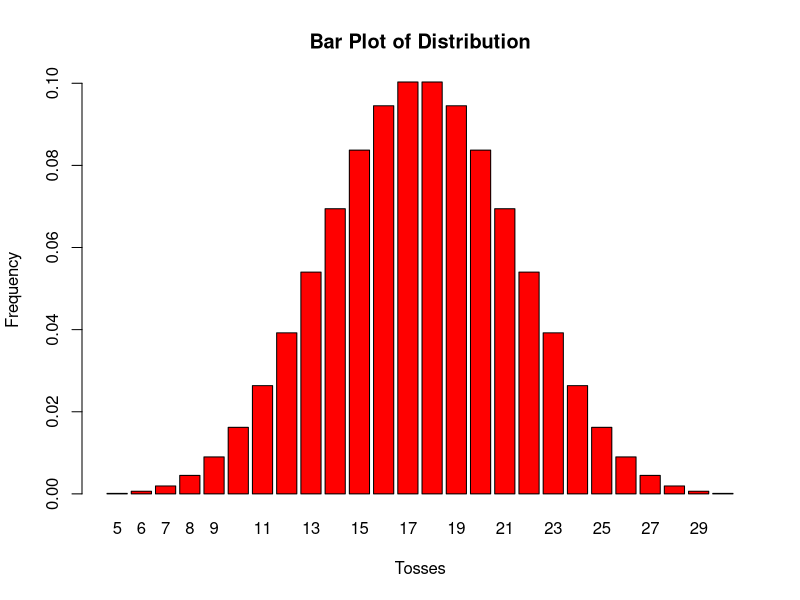
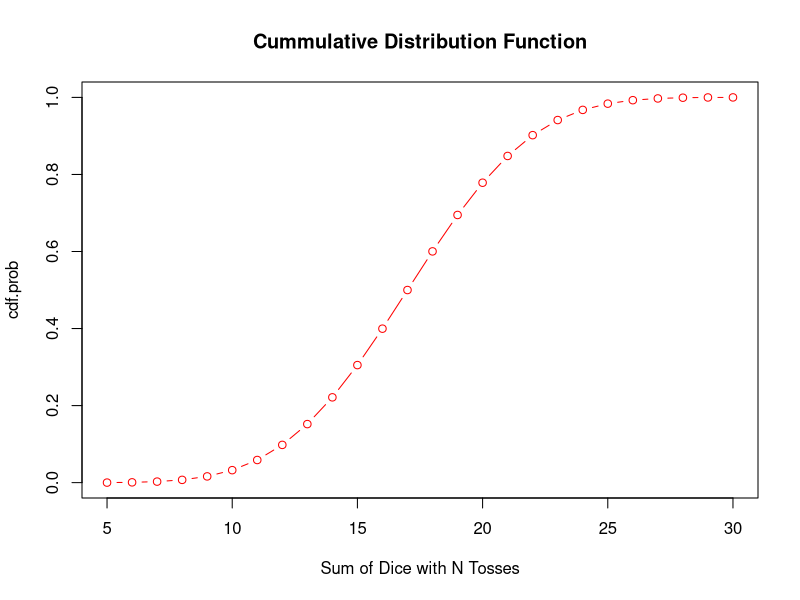
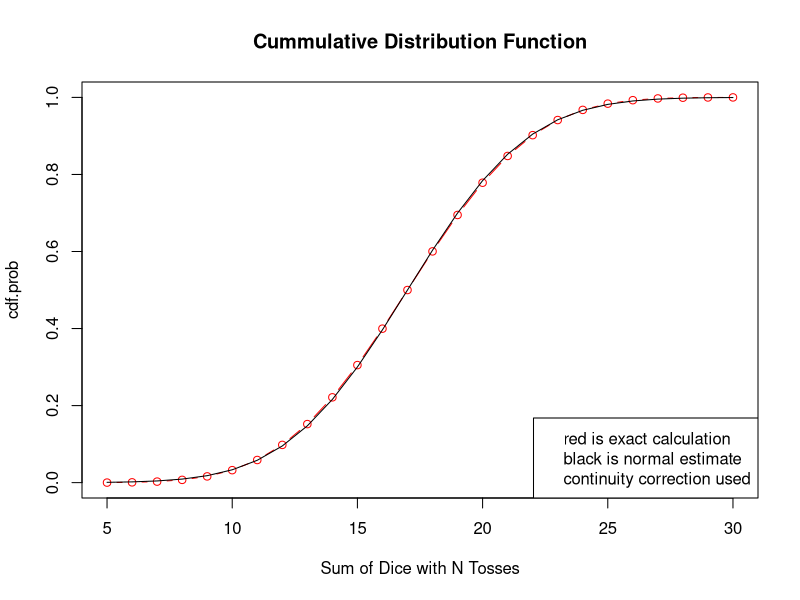
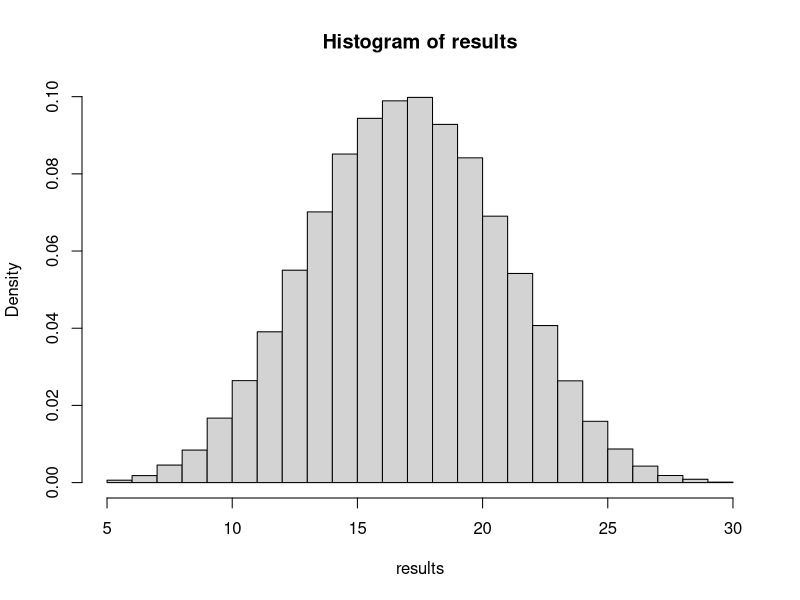
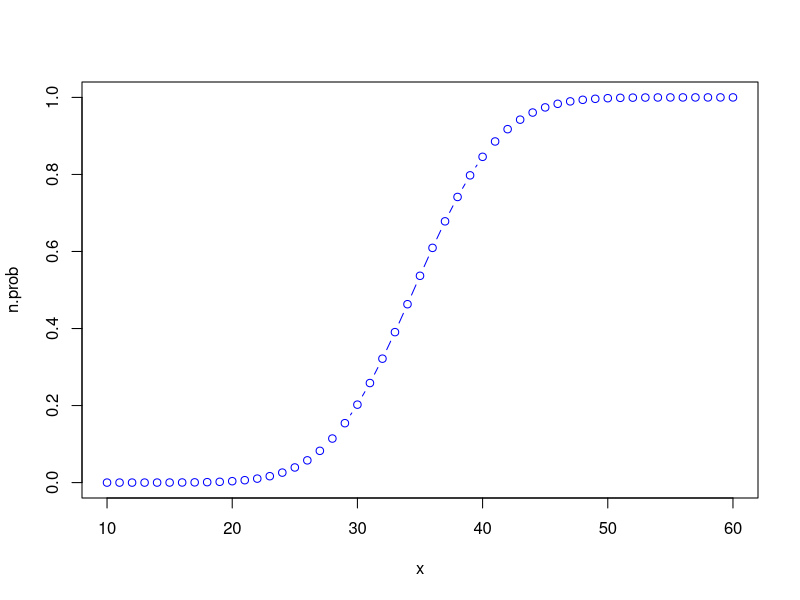
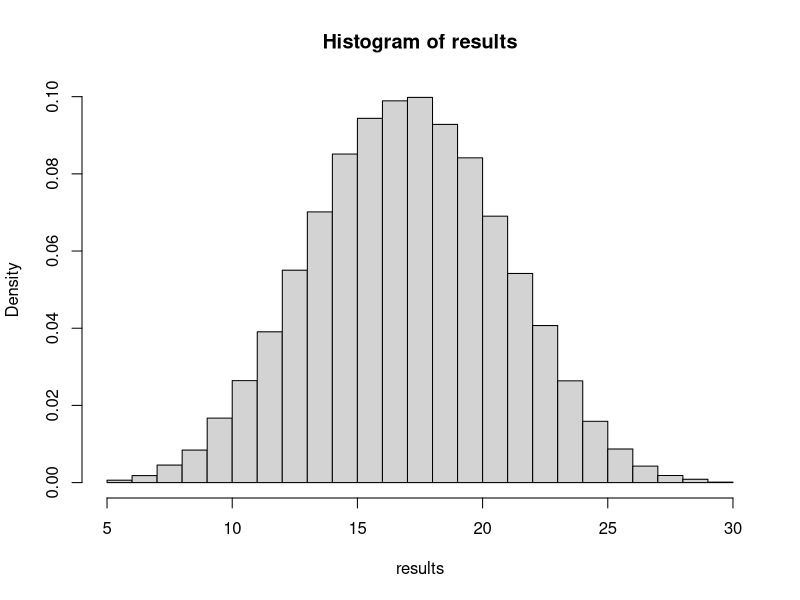

Reproduce these figures in R, in order.
# Based on the paper "The Probability Distribution of the Sum of Several Dice:
# Slot Applications" by Ashok K. Singh\ Rohan J. Dalpatadu\ Anthony F. Lucas
# http://digitalscholarship.unlv.edu/cgi/viewcontent.cgi?article=1025&context=grrj

#===============================================================================
# Recursive function for determining probability distribution.
# Based on rolling a die. # Computes probability of sum of rolls.

dies <- function(j, m){
  
  # dies() returns the probability of m given j.
  # j is number of rolls and m is the sum.
  
  if (j <= 1 & m <= 6){
    sum = 1/6
  }
  else if (m < j | m > 6*j){
    sum <- 0
  }
  else {
    sum <- 0
    limit <- min(m-1, 6)
    for (k in 1:limit){
      sum <- sum + dies(j-1, m-k)/6}
  }
  return(sum)
}

#===============================================================================
# This next portion calculates the distribution of outcome frequencies for N rolls.
# Impossible outcomes are scored as zero frequency.  Keep N fixed for next series.
# Note that the minimum sum for N rolls is N and the maximum sum is 6*N.

prob <- numeric(0)
N <- 5
i <- 1
for (k in seq(from = N,to = N*6, by = 1))
{
  prob[i] <- dies(N,k)
  i <- i + 1
}

# To determine the number of different combinations that can produce a particular
# sum, we must multiple the probability of a particular sum by the total number of
# possible sequences in the sample space which is 6^N.  For example, with five rolls
# there is one sequence that produces a sum of 5 and one that produces a sum of
# 30.  However, there are 780 sequences that produce a sum of 17 and another 780
# sequences that produce a sum of 18.

prob*6^N

#===============================================================================
# This shows the probability distribution as a function of number of rolls.

x <- seq(from = N, to = N*6, by = 1)
toss <- factor(x)
barplot(prob, col="red", main = "Bar Plot of Distribution",
        names.arg = toss, xlab = "Tosses", ylab = "Frequency")

# This calculates then plots the cummulative distribution function.

cdf.prob <- cumsum(prob)
plot(x, cdf.prob, xlab = "Sum of Dice with N Tosses",
     main = "Cummulative Distribution Function", col = "red", type = "b")
# This gives the probability of a sum of 20 or more.

1 - cdf.prob[20-N]
#===============================================================================

# Due to longer computation times with more dies, the normal approximation may
# be used to estimate tail probabilities.  The following investigates this possibility.

# The expected value of a sum is 3.5*N.  The variance is 5/6*(3.5*N).  These results
# are determined from the moment generating function shown in the cited paper.

# The following uses the normal approximation to estimate the cdf.  Note the use
# of the continuity correction +0.5.

# First we demonstrate the formulas for the mean and standard deviation are right.
3.5*N
sqrt((5/6)*3.5*N)

m.sum <- sum(x*prob)
std <- sqrt(sum(x*x*prob) - (sum(x*prob))^2)
m.sum
std

#===============================================================================
z <- (x + 0.5 - m.sum)/std
n.prob <- pnorm(z,0,1,lower.tail = TRUE)

# This plots the exact cdf along with the estimated cdf.

plot(x, cdf.prob, xlab = "Sum of Dice with N Tosses",
     main = "Cummulative Distribution Function", col = "red", type = "b")
lines(x, n.prob)
legend("bottomright", legend = c("red is exact calculation", "black is normal estimate",
                                 "continuity correction used"))

# Error calculation

error <- data.frame(x, cdf.prob, n.prob, cdf.prob-n.prob)
error

# This next step calculates the probability of a sum of 20 or higher given N.

limit <- 20-N
prob[1:limit]*6^N
(1-sum(prob[1:limit]))  # Exact calculation.

pnorm((19.5 - m.sum)/std, 0, 1, lower.tail = FALSE) # Normal approximation.

#===============================================================================
# Sometimes for problems of this nature it is easier to do a simulation.

set.seed(123)
results <- numeric(0)
iter <- 100000
N <- 5
for (k in 1:iter){
  results[k] <- sum(sample.int(6,size=N,replace=TRUE))
}
hist(results, freq = FALSE)

# This gives the probability of a sum of 20 or more given N.
sum(results >= 20)/iter

#===============================================================================

# With N larger than 8, recursive computational time takes much longer.
# The normal approximation using a continuity correction corresponds
# to the exact probabilities closely for higher sums.  This will allow simulations
# for large numbers of tosses when computational time is an issue.  Here is a plot
# with N = 10 using the normal approximation.

N <- 10
x <- seq(from = N, to = 6*N, by = 1)
m.sum <- 3.5*N
std <- sqrt(m.sum*5/6)
z <- (x + 0.5 - m.sum)/std
n.prob <- pnorm(z,0,1,lower.tail = TRUE)
plot(x,n.prob, type = "b", col = "blue")

pnorm((19.5 - m.sum)/std, 0, 1, lower.tail = FALSE) # Normal approximation.

#===============================================================================

# Here is a simulation.

set.seed(123)
results <- numeric(0)
iter <- 100000
N <- 5
for (k in 1:iter){
  results[k] <- sum(sample.int(6,size=N,replace=TRUE))
}
hist(results, freq = FALSE)

# This gives the probability of a sum of 20 or more given N.
sum(results >= 20)/iter

#===============================================================================